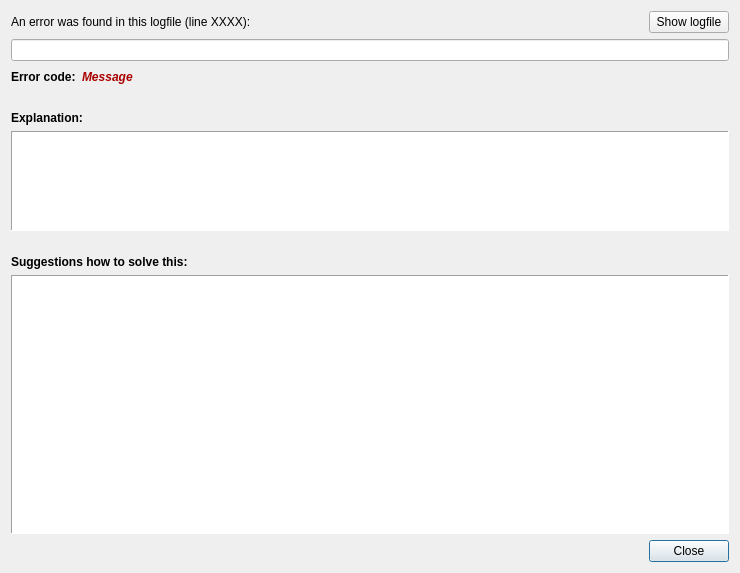
<?xml version="1.0" encoding="UTF-8"?>
<ui version="4.0">
 <class>ErrorDialog</class>
 <widget class="QDialog" name="ErrorDialog">
  <property name="geometry">
   <rect>
    <x>0</x>
    <y>0</y>
    <width>740</width>
    <height>573</height>
   </rect>
  </property>
  <property name="windowTitle">
   <string>THELI Error translation</string>
  </property>
  <layout class="QGridLayout" name="gridLayout">
   <item row="0" column="0" colspan="3">
    <widget class="QLabel" name="errorFoundLabel">
     <property name="text">
      <string>An error was found in this logfile (line XXXX):</string>
     </property>
    </widget>
   </item>
   <item row="0" column="3">
    <spacer name="horizontalSpacer_2">
     <property name="orientation">
      <enum>Qt::Horizontal</enum>
     </property>
     <property name="sizeHint" stdset="0">
      <size>
       <width>216</width>
       <height>20</height>
      </size>
     </property>
    </spacer>
   </item>
   <item row="0" column="4">
    <widget class="QPushButton" name="errorShowPushButton">
     <property name="focusPolicy">
      <enum>Qt::NoFocus</enum>
     </property>
     <property name="text">
      <string>Show logfile</string>
     </property>
    </widget>
   </item>
   <item row="1" column="0" colspan="5">
    <widget class="QLineEdit" name="errorLogfileLineEdit">
     <property name="focusPolicy">
      <enum>Qt::NoFocus</enum>
     </property>
     <property name="readOnly">
      <bool>true</bool>
     </property>
    </widget>
   </item>
   <item row="2" column="0" colspan="4">
    <layout class="QHBoxLayout" name="horizontalLayout">
     <item>
      <widget class="QLabel" name="label">
       <property name="font">
        <font>
         <weight>75</weight>
         <bold>true</bold>
        </font>
       </property>
       <property name="text">
        <string>Error code:</string>
       </property>
      </widget>
     </item>
     <item>
      <widget class="QLabel" name="errorCodeLabel">
       <property name="palette">
        <palette>
         <active>
          <colorrole role="WindowText">
           <brush brushstyle="SolidPattern">
            <color alpha="255">
             <red>170</red>
             <green>0</green>
             <blue>0</blue>
            </color>
           </brush>
          </colorrole>
         </active>
         <inactive>
          <colorrole role="WindowText">
           <brush brushstyle="SolidPattern">
            <color alpha="255">
             <red>170</red>
             <green>0</green>
             <blue>0</blue>
            </color>
           </brush>
          </colorrole>
         </inactive>
         <disabled>
          <colorrole role="WindowText">
           <brush brushstyle="SolidPattern">
            <color alpha="255">
             <red>119</red>
             <green>120</green>
             <blue>120</blue>
            </color>
           </brush>
          </colorrole>
         </disabled>
        </palette>
       </property>
       <property name="font">
        <font>
         <weight>75</weight>
         <italic>true</italic>
         <bold>true</bold>
         <underline>false</underline>
        </font>
       </property>
       <property name="text">
        <string>Message</string>
       </property>
      </widget>
     </item>
     <item>
      <spacer name="horizontalSpacer">
       <property name="orientation">
        <enum>Qt::Horizontal</enum>
       </property>
       <property name="sizeHint" stdset="0">
        <size>
         <width>40</width>
         <height>20</height>
        </size>
       </property>
      </spacer>
     </item>
    </layout>
   </item>
   <item row="3" column="2">
    <spacer name="verticalSpacer_2">
     <property name="orientation">
      <enum>Qt::Vertical</enum>
     </property>
     <property name="sizeType">
      <enum>QSizePolicy::Fixed</enum>
     </property>
     <property name="sizeHint" stdset="0">
      <size>
       <width>20</width>
       <height>18</height>
      </size>
     </property>
    </spacer>
   </item>
   <item row="4" column="0">
    <widget class="QLabel" name="label_2">
     <property name="font">
      <font>
       <weight>75</weight>
       <bold>true</bold>
      </font>
     </property>
     <property name="text">
      <string>Explanation:</string>
     </property>
    </widget>
   </item>
   <item row="5" column="0" colspan="5">
    <widget class="QTextEdit" name="errorExplanationTextEdit">
     <property name="sizePolicy">
      <sizepolicy hsizetype="Expanding" vsizetype="Preferred">
       <horstretch>0</horstretch>
       <verstretch>0</verstretch>
      </sizepolicy>
     </property>
     <property name="maximumSize">
      <size>
       <width>16777215</width>
       <height>100</height>
      </size>
     </property>
     <property name="focusPolicy">
      <enum>Qt::NoFocus</enum>
     </property>
     <property name="frameShape">
      <enum>QFrame::Panel</enum>
     </property>
     <property name="readOnly">
      <bool>true</bool>
     </property>
    </widget>
   </item>
   <item row="6" column="2">
    <spacer name="verticalSpacer">
     <property name="orientation">
      <enum>Qt::Vertical</enum>
     </property>
     <property name="sizeType">
      <enum>QSizePolicy::Fixed</enum>
     </property>
     <property name="sizeHint" stdset="0">
      <size>
       <width>20</width>
       <height>18</height>
      </size>
     </property>
    </spacer>
   </item>
   <item row="7" column="0" colspan="3">
    <widget class="QLabel" name="label_3">
     <property name="font">
      <font>
       <weight>75</weight>
       <bold>true</bold>
      </font>
     </property>
     <property name="text">
      <string>Suggestions how to solve this:</string>
     </property>
    </widget>
   </item>
   <item row="8" column="0" colspan="5">
    <widget class="QTextEdit" name="errorSuggestionsTextEdit">
     <property name="focusPolicy">
      <enum>Qt::NoFocus</enum>
     </property>
     <property name="frameShape">
      <enum>QFrame::Panel</enum>
     </property>
     <property name="lineWidth">
      <number>1</number>
     </property>
     <property name="readOnly">
      <bool>true</bool>
     </property>
    </widget>
   </item>
   <item row="9" column="1">
    <spacer name="horizontalSpacer_3">
     <property name="orientation">
      <enum>Qt::Horizontal</enum>
     </property>
     <property name="sizeHint" stdset="0">
      <size>
       <width>217</width>
       <height>20</height>
      </size>
     </property>
    </spacer>
   </item>
   <item row="9" column="4">
    <widget class="QPushButton" name="errorClosePushButton">
     <property name="text">
      <string>Close</string>
     </property>
    </widget>
   </item>
  </layout>
 </widget>
 <resources/>
 <connections>
  <connection>
   <sender>errorClosePushButton</sender>
   <signal>clicked()</signal>
   <receiver>ErrorDialog</receiver>
   <slot>close()</slot>
   <hints>
    <hint type="sourcelabel">
     <x>563</x>
     <y>570</y>
    </hint>
    <hint type="destinationlabel">
     <x>504</x>
     <y>569</y>
    </hint>
   </hints>
  </connection>
 </connections>
</ui>
